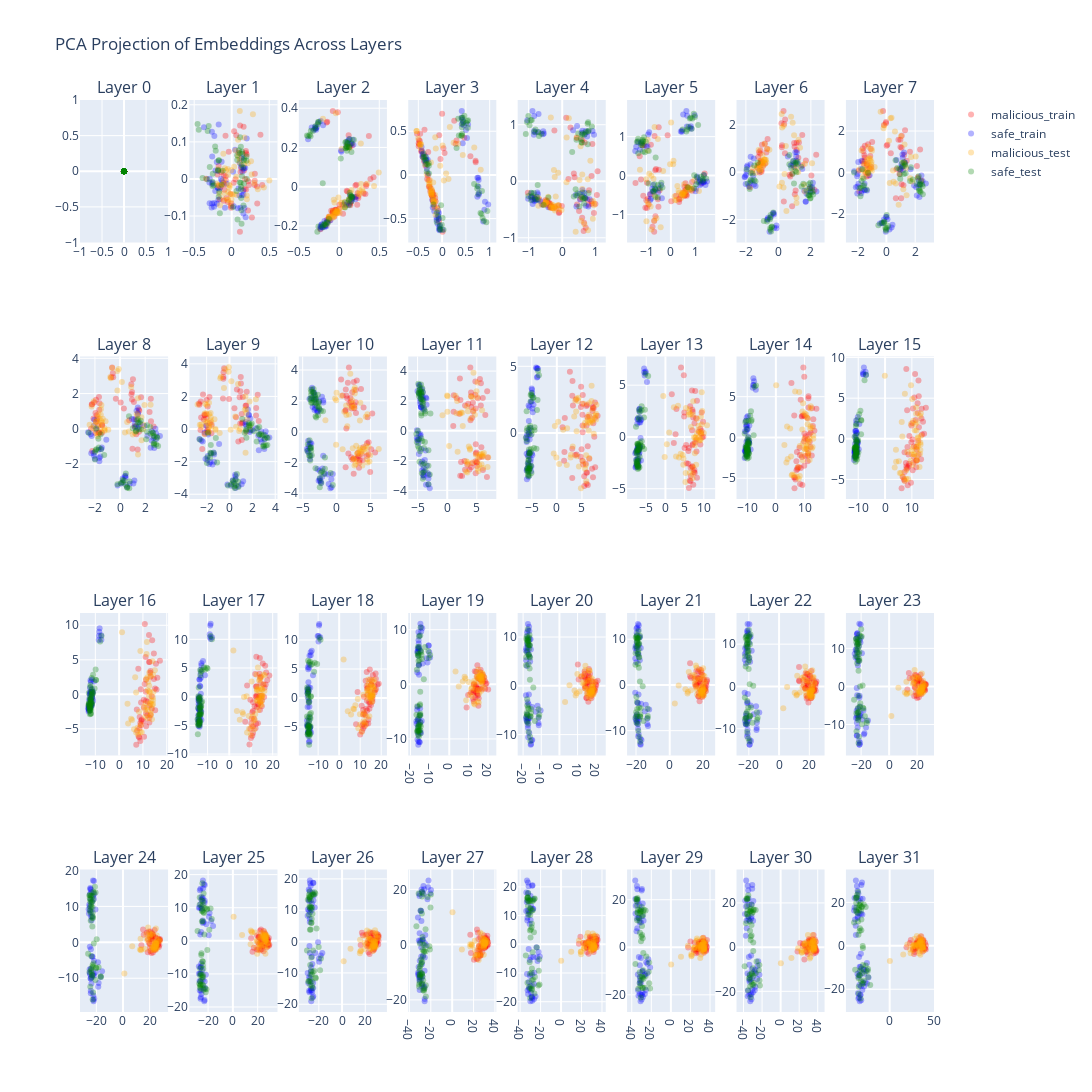

Notebook code for this chart:
### Code cell
import plotly.graph_objects as go
from plotly.subplots import make_subplots
import torch
from reduction import Reduction

# 行和列数
c, r = 4, 8

# 创建子图
fig = make_subplots(
    rows=c, cols=r,
    subplot_titles=[f'Layer {i * r + j}' for i in range(c) for j in range(r)]
)

for i in range(c):
    for j in range(r):
        layer = i * r + j
        pca = Reduction(2)

        # 准备数据
        train_data = torch.vstack([pos_train_embds.layers[layer], neg_train_embds.layers[layer]])
        pca.fit(train_data)

        pos_train_pca = pca.transform(pos_train_embds.layers[layer])
        neg_train_pca = pca.transform(neg_train_embds.layers[layer])
        pos_test_pca = pca.transform(pos_test_embds.layers[layer])
        neg_test_pca = pca.transform(neg_test_embds.layers[layer])

        # 当前子图行列索引
        row, col = i + 1, j + 1

        # 添加到对应子图
        fig.add_trace(
            go.Scatter(
                x=pos_train_pca[:, 0], y=pos_train_pca[:, 1],
                mode='markers',
                marker=dict(color='red', opacity=0.3),
                name='malicious_train',
                text=insts['train'][0],  # 文字数组
                hoverinfo='text',  # 显示文字
                showlegend=(i == 0 and j == 0)  # 只在第一个子图显示图例
            ),
            row=row, col=col
        )
        fig.add_trace(
            go.Scatter(
                x=neg_train_pca[:, 0], y=neg_train_pca[:, 1],
                mode='markers',
                marker=dict(color='blue', opacity=0.3),
                name='safe_train',
                text=insts['train'][1],
                hoverinfo='text',
                showlegend=(i == 0 and j == 0)
            ),
            row=row, col=col
        )
        fig.add_trace(
            go.Scatter(
                x=pos_test_pca[:, 0], y=pos_test_pca[:, 1],
                mode='markers',
                marker=dict(color='orange', opacity=0.3),
                name='malicious_test',
                text=insts['test'][0],
                hoverinfo='text',
                showlegend=(i == 0 and j == 0)
            ),
            row=row, col=col
        )
        fig.add_trace(
            go.Scatter(
                x=neg_test_pca[:, 0], y=neg_test_pca[:, 1],
                mode='markers',
                marker=dict(color='green', opacity=0.3),
                name='safe_test',
                text=insts['test'][1],
                hoverinfo='text',
                showlegend=(i == 0 and j == 0)
            ),
            row=row, col=col
        )

# 设置布局
fig.update_layout(
    title="PCA Projection of Embeddings Across Layers",
    height=c * 300,  # 根据行数动态调整高度
    width=r * 300,   # 根据列数动态调整宽度
    showlegend=True
)

# 显示图表
fig.show()
